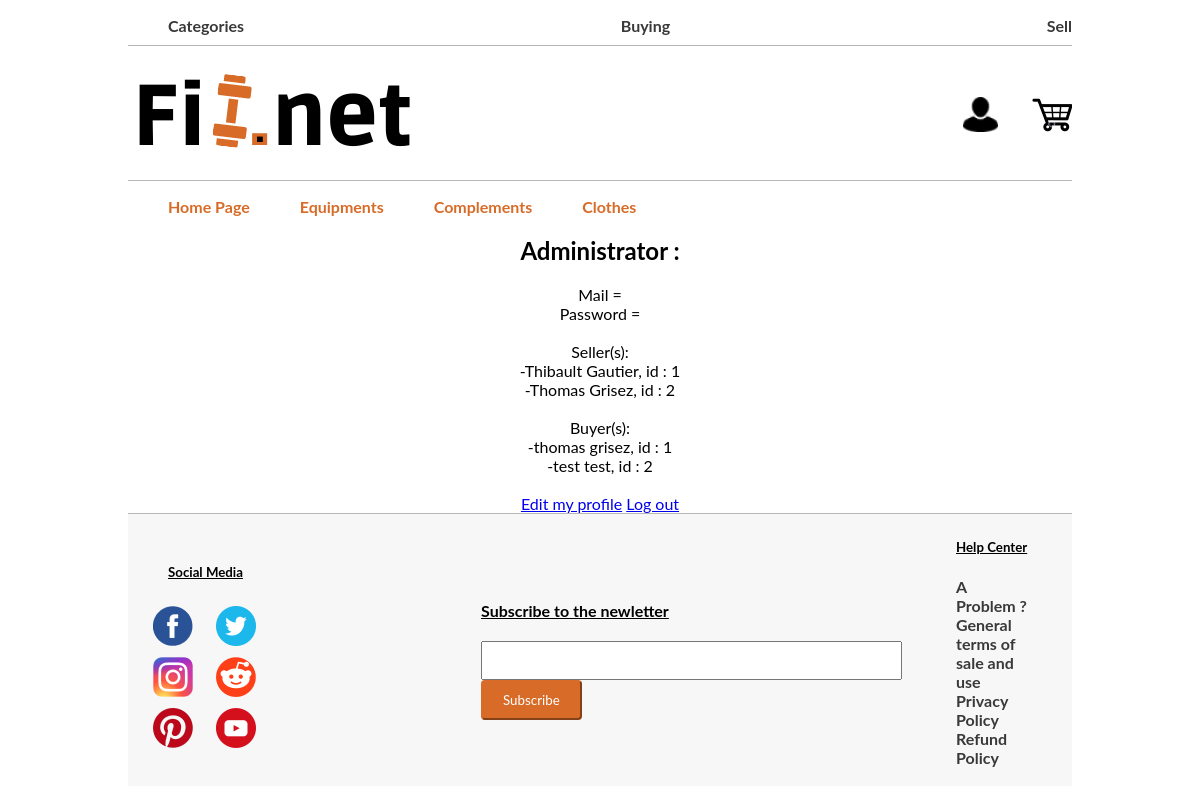
The page /PHP/adminProfile.php on the database its author committed.
### tables this page shows
CREATE TABLE IF NOT EXISTS `seller` (
  `id` int(11) NOT NULL AUTO_INCREMENT,
  `last_name` text NOT NULL,
  `first_name` text NOT NULL,
  `email` text NOT NULL,
  `password` text NOT NULL,
  `photo` text NOT NULL,
  `favorite_background` text NOT NULL,
  PRIMARY KEY (`id`)
);

CREATE TABLE IF NOT EXISTS `buyer` (
  `id` int(11) NOT NULL AUTO_INCREMENT,
  `last_name` text NOT NULL,
  `first_name` text NOT NULL,
  `address` text NOT NULL,
  `email` text NOT NULL,
  `password` int(11) NOT NULL,
  PRIMARY KEY (`id`)
);

### PHP/adminProfile.php (the view, shortened to what this page needs)
<!DOCTYPE html>
<html>
<head>
</head>
<body>
    <?php include 'header.php'?>
    <?php
        $mysqli = new mysqli('127.0.0.1','root', '', 'fitnet', NULL) or die("Connect failed");
    ?>
    <div class="profile" align="center">
        <h2>Administrator <?php echo " : ".$_SESSION['id']; ?></h2>
        Mail = <?php echo $_SESSION['email']; ?>
        <br>
        Password = <?php echo $_SESSION['password']; ?>
        <br><br>
        Seller(s):<br>
        <?php
            $query = $mysqli->query("SELECT last_name, first_name, id FROM seller");
            if($query->num_rows > 0){
                while($row = $query->fetch_assoc()){
                    echo "-".$row['first_name']." ".$row['last_name'].", id : ".$row['id']."<br>";
                }
            }
        ?>
        <br>
        Buyer(s):<br>
        <?php
            $query = $mysqli->query("SELECT last_name, first_name, id FROM buyer");
            if($query->num_rows > 0){
                while($row = $query->fetch_assoc()){
                    echo "-".$row['first_name']." ".$row['last_name'].", id : ".$row['id']."<br>";
                }
            }
        ?>
        <br>
        <a href="editAdmin.php">Edit my profile</a>
        <a href="logout.php">Log out</a>
    </div>
    <?php include 'footer.php'?>
</body>
</html>

### CSS/header.css (style rules this page uses)
body { font-family: lato; padding-right: 10%; padding-left: 10%; }

### rows shown on the page
seller: first_name "Thibault", last_name "Gautier", id "1"
seller: first_name "Thomas", last_name "Grisez", id "2"
buyer: first_name "thomas", last_name "grisez", id "1"
buyer: first_name "test", last_name "test", id "2"
